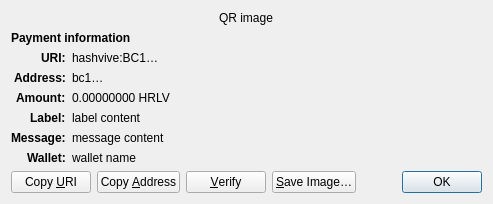
<?xml version="1.0" encoding="UTF-8"?>
<ui version="4.0">
 <class>ReceiveRequestDialog</class>
 <widget class="QDialog" name="ReceiveRequestDialog">
  <property name="geometry">
   <rect>
    <x>0</x>
    <y>0</y>
    <width>413</width>
    <height>229</height>
   </rect>
  </property>
  <property name="windowTitle">
   <string>Request payment to …</string>
  </property>
  <layout class="QGridLayout" name="gridLayout" columnstretch="0,1">
   <property name="sizeConstraint">
    <enum>QLayout::SetFixedSize</enum>
   </property>
   <item row="0" column="0" colspan="2" alignment="Qt::AlignHCenter">
    <widget class="QRImageWidget" name="qr_code">
     <property name="text">
      <string notr="true">QR image</string>
     </property>
     <property name="textInteractionFlags">
      <set>Qt::NoTextInteraction</set>
     </property>
    </widget>
   </item>
   <item row="1" column="0" colspan="2">
    <widget class="QLabel" name="payment_header">
     <property name="font">
      <font>
       <weight>75</weight>
       <bold>true</bold>
      </font>
     </property>
     <property name="text">
      <string>Payment information</string>
     </property>
     <property name="textInteractionFlags">
      <set>Qt::NoTextInteraction</set>
     </property>
    </widget>
   </item>
   <item row="2" column="0" alignment="Qt::AlignRight|Qt::AlignTop">
    <widget class="QLabel" name="uri_tag">
     <property name="font">
      <font>
       <weight>75</weight>
       <bold>true</bold>
      </font>
     </property>
     <property name="text">
      <string notr="true">URI:</string>
     </property>
     <property name="textFormat">
      <enum>Qt::PlainText</enum>
     </property>
     <property name="textInteractionFlags">
      <set>Qt::NoTextInteraction</set>
     </property>
    </widget>
   </item>
   <item row="2" column="1" alignment="Qt::AlignTop">
    <widget class="QLabel" name="uri_content">
     <property name="text">
      <string notr="true">hashvive:BC1…</string>
     </property>
     <property name="textFormat">
      <enum>Qt::RichText</enum>
     </property>
     <property name="wordWrap">
      <bool>true</bool>
     </property>
     <property name="textInteractionFlags">
      <set>Qt::TextSelectableByMouse</set>
     </property>
    </widget>
   </item>
   <item row="3" column="0" alignment="Qt::AlignRight|Qt::AlignTop">
    <widget class="QLabel" name="address_tag">
     <property name="font">
      <font>
       <weight>75</weight>
       <bold>true</bold>
      </font>
     </property>
     <property name="text">
      <string>Address:</string>
     </property>
     <property name="textInteractionFlags">
      <set>Qt::NoTextInteraction</set>
     </property>
    </widget>
   </item>
   <item row="3" column="1" alignment="Qt::AlignTop">
    <widget class="QLabel" name="address_content">
     <property name="text">
      <string notr="true">bc1…</string>
     </property>
     <property name="textFormat">
      <enum>Qt::PlainText</enum>
     </property>
     <property name="textInteractionFlags">
      <set>Qt::TextSelectableByMouse</set>
     </property>
    </widget>
   </item>
   <item row="4" column="0" alignment="Qt::AlignRight|Qt::AlignTop">
    <widget class="QLabel" name="amount_tag">
     <property name="font">
      <font>
       <weight>75</weight>
       <bold>true</bold>
      </font>
     </property>
     <property name="text">
      <string>Amount:</string>
     </property>
     <property name="textInteractionFlags">
      <set>Qt::NoTextInteraction</set>
     </property>
    </widget>
   </item>
   <item row="4" column="1" alignment="Qt::AlignTop">
    <widget class="QLabel" name="amount_content">
     <property name="text">
      <string notr="true">0.00000000 HRLV</string>
     </property>
     <property name="textFormat">
      <enum>Qt::PlainText</enum>
     </property>
     <property name="textInteractionFlags">
      <set>Qt::TextSelectableByMouse</set>
     </property>
    </widget>
   </item>
   <item row="5" column="0" alignment="Qt::AlignRight|Qt::AlignTop">
    <widget class="QLabel" name="label_tag">
     <property name="font">
      <font>
       <weight>75</weight>
       <bold>true</bold>
      </font>
     </property>
     <property name="text">
      <string>Label:</string>
     </property>
     <property name="textInteractionFlags">
      <set>Qt::NoTextInteraction</set>
     </property>
    </widget>
   </item>
   <item row="5" column="1" alignment="Qt::AlignTop">
    <widget class="QLabel" name="label_content">
     <property name="text">
      <string notr="true">label content</string>
     </property>
     <property name="textFormat">
      <enum>Qt::PlainText</enum>
     </property>
     <property name="wordWrap">
      <bool>true</bool>
     </property>
     <property name="textInteractionFlags">
      <set>Qt::TextSelectableByMouse</set>
     </property>
    </widget>
   </item>
   <item row="6" column="0" alignment="Qt::AlignRight|Qt::AlignTop">
    <widget class="QLabel" name="message_tag">
     <property name="font">
      <font>
       <weight>75</weight>
       <bold>true</bold>
      </font>
     </property>
     <property name="text">
      <string>Message:</string>
     </property>
     <property name="textInteractionFlags">
      <set>Qt::NoTextInteraction</set>
     </property>
    </widget>
   </item>
   <item row="6" column="1" alignment="Qt::AlignTop">
    <widget class="QLabel" name="message_content">
     <property name="text">
      <string notr="true">message content</string>
     </property>
     <property name="textFormat">
      <enum>Qt::PlainText</enum>
     </property>
     <property name="wordWrap">
      <bool>true</bool>
     </property>
     <property name="textInteractionFlags">
      <set>Qt::TextSelectableByMouse</set>
     </property>
    </widget>
   </item>
   <item row="7" column="0" alignment="Qt::AlignRight|Qt::AlignTop">
    <widget class="QLabel" name="wallet_tag">
     <property name="font">
      <font>
       <weight>75</weight>
       <bold>true</bold>
      </font>
     </property>
     <property name="text">
      <string>Wallet:</string>
     </property>
     <property name="textInteractionFlags">
      <set>Qt::NoTextInteraction</set>
     </property>
    </widget>
   </item>
   <item row="7" column="1" alignment="Qt::AlignTop">
    <widget class="QLabel" name="wallet_content">
     <property name="text">
      <string notr="true">wallet name</string>
     </property>
     <property name="textFormat">
      <enum>Qt::PlainText</enum>
     </property>
     <property name="wordWrap">
      <bool>true</bool>
     </property>
     <property name="textInteractionFlags">
      <set>Qt::TextSelectableByMouse</set>
     </property>
    </widget>
   </item>
   <item row="8" column="0" colspan="2">
    <layout class="QHBoxLayout" name="horizontalLayout">
     <item>
      <widget class="QPushButton" name="btnCopyURI">
       <property name="text">
        <string>Copy &amp;URI</string>
       </property>
       <property name="autoDefault">
        <bool>false</bool>
       </property>
      </widget>
     </item>
     <item>
      <widget class="QPushButton" name="btnCopyAddress">
       <property name="text">
        <string>Copy &amp;Address</string>
       </property>
       <property name="autoDefault">
        <bool>false</bool>
       </property>
      </widget>
     </item>
     <item>
      <widget class="QPushButton" name="btnVerify">
       <property name="text">
        <string>&amp;Verify</string>
       </property>
       <property name="toolTip">
        <string>Verify this address on e.g. a hardware wallet screen</string>
       </property>
       <property name="autoDefault">
        <bool>false</bool>
       </property>
      </widget>
     </item>
     <item>
      <widget class="QPushButton" name="btnSaveAs">
       <property name="text">
        <string>&amp;Save Image…</string>
       </property>
       <property name="autoDefault">
        <bool>false</bool>
       </property>
      </widget>
     </item>
     <item>
      <spacer name="horizontalSpacer_2">
       <property name="orientation">
        <enum>Qt::Horizontal</enum>
       </property>
       <property name="sizeHint" stdset="0">
        <size>
         <width>40</width>
         <height>20</height>
        </size>
       </property>
      </spacer>
     </item>
     <item>
      <widget class="QDialogButtonBox" name="buttonBox">
       <property name="focusPolicy">
        <enum>Qt::StrongFocus</enum>
       </property>
       <property name="standardButtons">
        <set>QDialogButtonBox::Ok</set>
       </property>
      </widget>
     </item>
    </layout>
   </item>
  </layout>
 </widget>
 <customwidgets>
  <customwidget>
   <class>QRImageWidget</class>
   <extends>QLabel</extends>
   <header>qt/qrimagewidget.h</header>
  </customwidget>
 </customwidgets>
 <tabstops>
  <tabstop>buttonBox</tabstop>
  <tabstop>btnCopyURI</tabstop>
  <tabstop>btnCopyAddress</tabstop>
  <tabstop>btnSaveAs</tabstop>
 </tabstops>
 <resources/>
 <connections>
  <connection>
   <sender>buttonBox</sender>
   <signal>accepted()</signal>
   <receiver>ReceiveRequestDialog</receiver>
   <slot>accept()</slot>
   <hints>
    <hint type="sourcelabel">
     <x>135</x>
     <y>230</y>
    </hint>
    <hint type="destinationlabel">
     <x>135</x>
     <y>126</y>
    </hint>
   </hints>
  </connection>
 </connections>
</ui>
